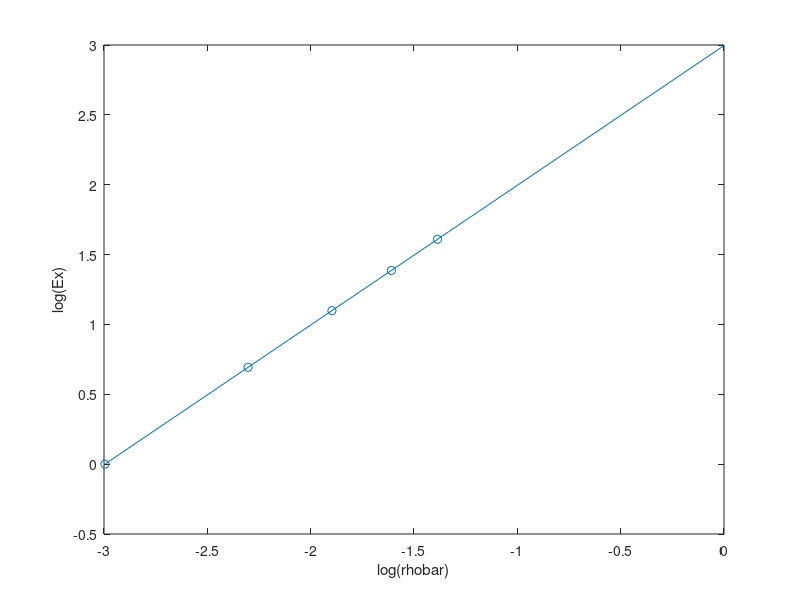

Write MATLAB code to recreate this figure. (Note: this script raises an error after producing the figure.)
clear all
close all

Es=2;
rhobar=[0.05 0.1 0.15 0.2 0.25];
Ex=[1. 2. 3. 4. 5.]; %This is going to be our different values of Ex

for n=1:5
    logrhobar(n)=log(rhobar(n));
    logEx(n)=log(Ex(n));
end

xabsis=linspace(min(logrhobar),0,10);


p = polyfit(logrhobar,logEx,1);
lininterp = polyval(p,xabsis);

a = lininterp(length(xabsis));
disp(a)
alpha = exp(a-log(Es));


beta = (lininterp(2)-lininterp(1))/(xabsis(2)-xabsis(1));


plot(xabsis,lininterp)
hold on
scatter(logrhobar,logEx)
xlabel("log(rhobar)")
ylabel("log(Ex)")
title("alpha="+num2str(alpha)+", Beta="+num2str(beta))
hold off